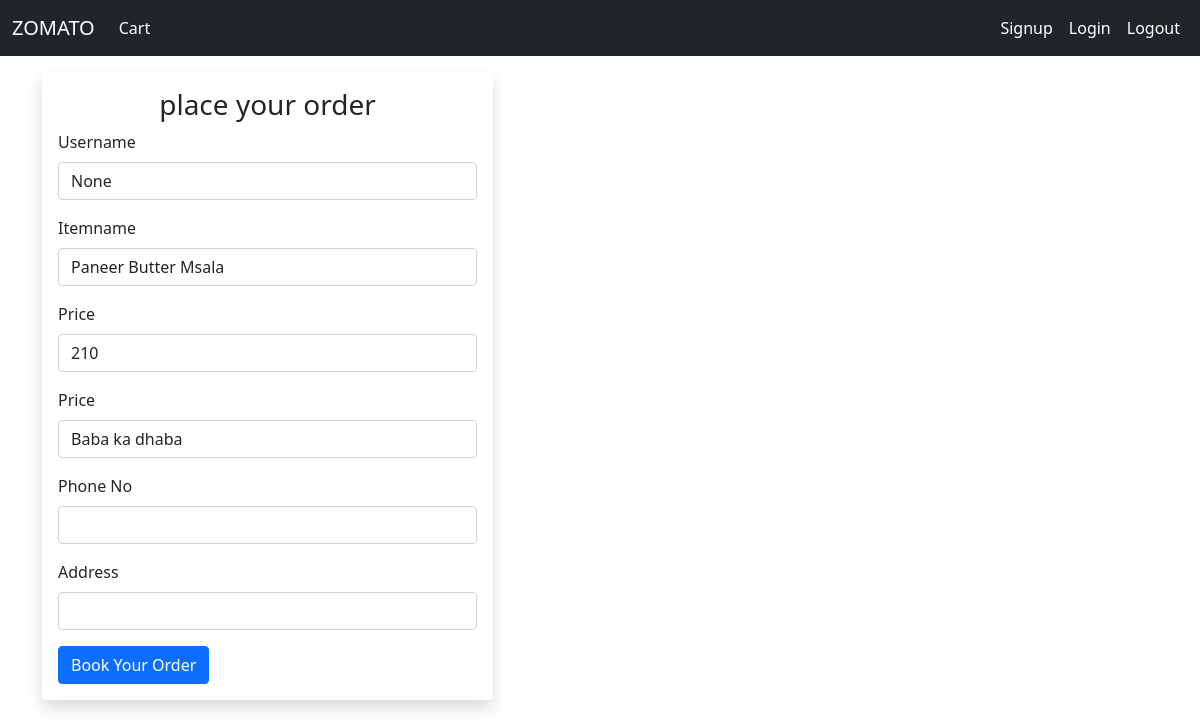
The page /cart/1 on the database its author committed.
### app/models.py (models this page shows)
class Menu(models.Model):
    RestaurantName = models.ForeignKey(Restaurant,on_delete=models.CASCADE)
    ItemName = models.ForeignKey(Item,on_delete=models.CASCADE)
    price = models.IntegerField(default=0)

class Item(models.Model):
    ItemName = models.CharField(max_length=100)
    def __str__(self):
        return self.ItemName

class Restaurant(models.Model):
    RestaurantNmame = models.CharField(max_length=100)
    phoneno = models.IntegerField(max_length=12)
    address = models.CharField(max_length=500)
    def __str__(self):
        return self.RestaurantNmame

### app/views.py (the view, shortened to what this page needs)
# urls.py: path('cart/<int:pk>',views.Cart.as_view()),
class Cart(View):
    def get(self,request,pk = None):
        itemName = Menu.objects.filter(id = pk)
        username =  request.session.get('custome_firstname')
        print(username)
        print(itemName)
        data = {
            "itemName":itemName,
            "username":username
        }
        return render(request,'cart.html',data)

### templates/cart.html (shortened to what this page needs)
{% extends 'base.html'%}
{% load static %}
{% block content %}
  <div class="container pt-3">
    <div class="row">
      <div class="col-sm-5">
        <div class="shadow p-3 mb-5 bg-body rounded">
            <form action="" method="POST">
                <h3 class="text-center"> place your order </h3>
                {% for i in itemName %}
                <div class="mb-3">
                  <label for="exampleInputEmail1" class="form-label">Username </label>
                  <input type="text" name="username" value="{{username}}" class="form-control" id="exampleInputEmail1" aria-describedby="emailHelp">
                </div>
                <div class="mb-3">
                  <label for="exampleInputPassword1" class="form-label">Itemname</label>
                  <input type="text" name="itemname" value="{{i.ItemName}}" class="form-control" id="exampleInputPassword1">
                </div>
                <div class="mb-3">
                  <label for="exampleInputPassword1" class="form-label">Price</label>
                  <input type="text" name="price" value="{{i.price}}" class="form-control" id="exampleInputPassword1">
                </div>
                <div class="mb-3">
                  <label for="exampleInputPassword1" class="form-label">Price</label>
                  <input type="text" name="restaurant" value="{{i.RestaurantName}}" class="form-control" id="exampleInputPassword1">
                </div>
                <div class="mb-3">
                  <label for="exampleInputPassword1" class="form-label">Phone No</label>
                  <input type="text" name="phoneno" class="form-control" id="exampleInputPassword1">
                </div>
                <div class="mb-3">
                  <label for="exampleInputPassword1" class="form-label">Address</label>
                  <input type="text" name="address" class="form-control" id="exampleInputPassword1">
                </div>
                <button type="submit" class="btn btn-primary">Book Your Order</button>
                {% endfor %}
              </form>
        </div>
      </div>
      <div class="col-sm-5 offset-sm-2">
      </div>
  </div>
  </div>
{%endblock%}

### rows shown on the page
Menu: username "None", itemname "Paneer Butter Msala", price "210", restaurant "Baba ka dhaba"
